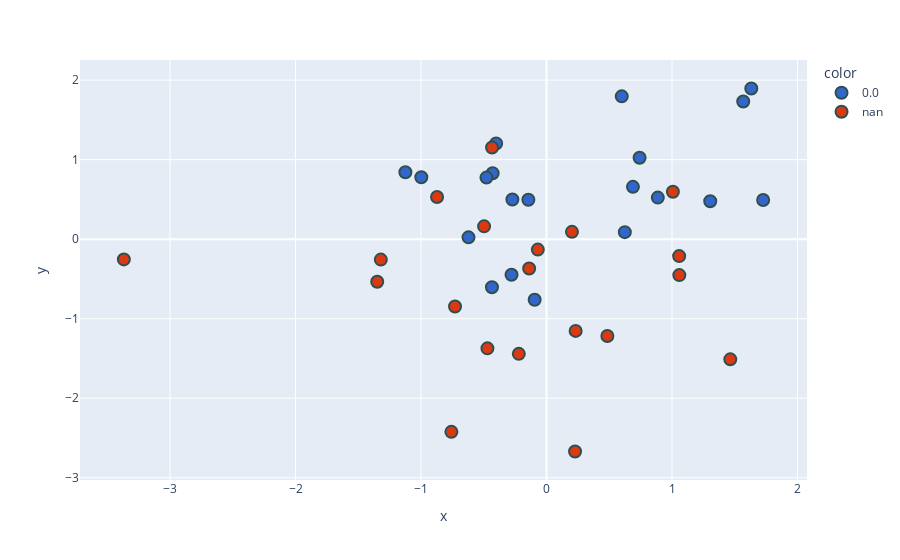

The cell this chart's notebook holds for it:
### Code cell
new_df['target'] = new_df['target'].astype('str')
fig = px.scatter(x=new_df['PC1'],
                 y=new_df['PC2'],
                 color=new_df['target'],
                 color_discrete_sequence=px.colors.qualitative.G10
                )

fig.update_traces(marker=dict(size=12,
                              line=dict(width=2,
                                        color='DarkSlateGrey')),
                  selector=dict(mode='markers'))
fig.show()

### Figure 1 — Plotly figure (JSON) as saved in the notebook; plotly's stock layout.template omitted (floating-point values rounded to 4 significant figures)
{"data": [{"hovertemplate": "color=0.0<br>x=%{x}<br>y=%{y}<extra></extra>", "legendgroup": "0.0", "marker": {"color": "#3366CC", "line": {"color": "DarkSlateGrey", "width": 2}, "size": 12, "symbol": "circle"}, "mode": "markers", "name": "0.0", "orientation": "v", "showlegend": true, "type": "scatter", "x": [0.5994, -0.2719, -0.6216, 1.567, -0.4015, 1.726, -0.4294, 0.8867, 0.6886, -0.4784, 1.305, 0.7417, -1.125, -0.4348, -0.2787, 1.632, -0.1446, 0.624, -0.9974, -0.09456], "xaxis": "x", "y": [1.796, 0.4982, 0.02311, 1.731, 1.203, 0.4925, 0.8293, 0.5227, 0.6581, 0.7744, 0.4766, 1.024, 0.8422, -0.6038, -0.4476, 1.895, 0.4949, 0.08837, 0.7789, -0.7616], "yaxis": "y"}, {"hovertemplate": "color=nan<br>x=%{x}<br>y=%{y}<extra></extra>", "legendgroup": "nan", "marker": {"color": "#DC3912", "line": {"color": "DarkSlateGrey", "width": 2}, "size": 12, "symbol": "circle"}, "mode": "markers", "name": "nan", "orientation": "v", "showlegend": true, "type": "scatter", "x": [1.057, -1.32, -0.4708, -0.4337, 0.2273, 1.007, -0.8722, -3.368, -0.729, -0.06918, 0.4848, 1.058, 0.2028, -0.7579, -0.1383, -0.2208, 0.2321, 1.464, -1.349, -0.4975], "xaxis": "x", "y": [-0.2127, -0.257, -1.373, 1.153, -2.67, 0.596, 0.5307, -0.2546, -0.8465, -0.131, -1.218, -0.452, 0.09181, -2.423, -0.3684, -1.442, -1.153, -1.511, -0.5361, 0.1614], "yaxis": "y"}], "layout": {"legend": {"title": {"text": "color"}, "tracegroupgap": 0}, "margin": {"t": 60}, "xaxis": {"anchor": "y", "domain": [0, 1], "title": {"text": "x"}}, "yaxis": {"anchor": "x", "domain": [0, 1], "title": {"text": "y"}}}}
